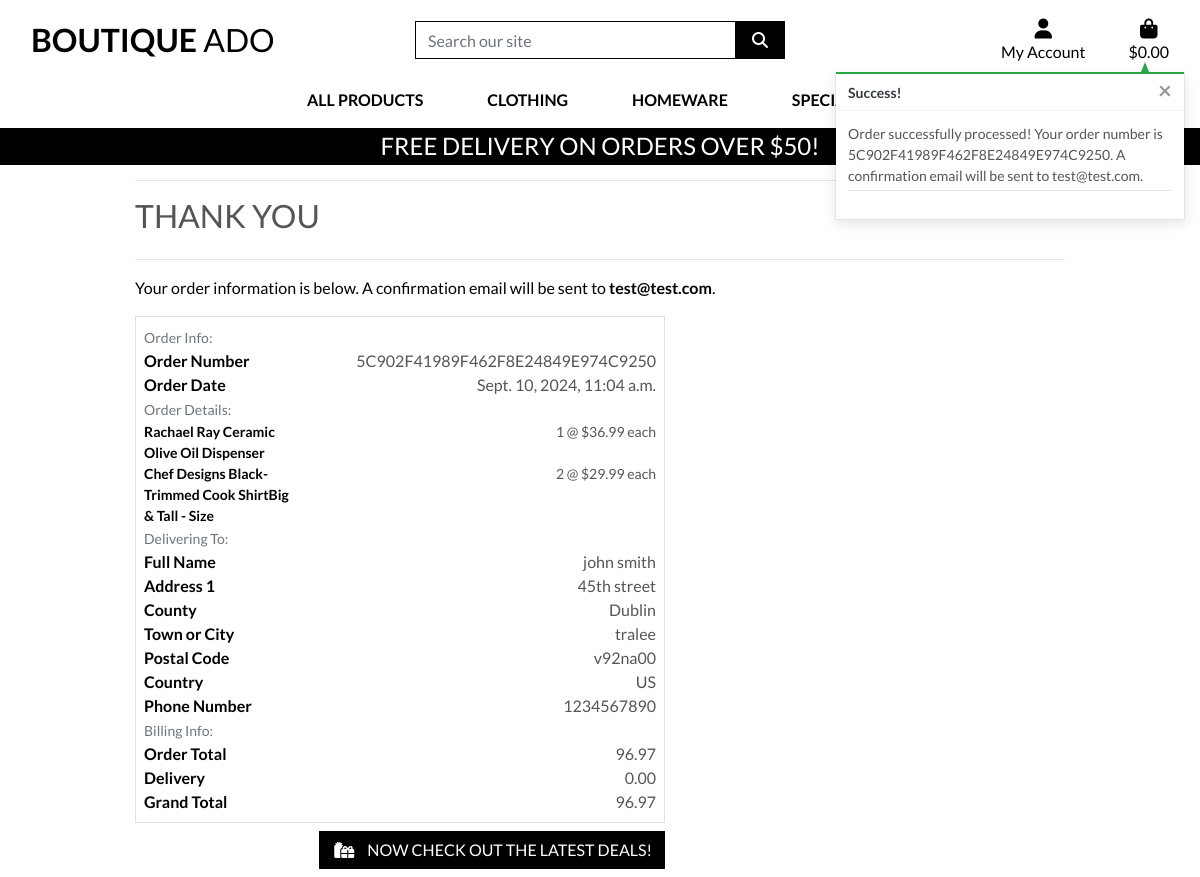
/checkout/checkout_success/5C902F41989F462F8E24849E974C9250, run on the app's committed database.
### checkout/models.py (models this page shows, shortened)
class Order(models.Model):
    order_number = models.CharField(max_length=32, null=False, editable=False)
    full_name = models.CharField(max_length=50, null=False, blank=False)
    email = models.EmailField(max_length=254, null=False, blank=False)
    phone_number = models.CharField(max_length=20, null=False, blank=False)
    country = CountryField(blank_label='Country *', null=False, blank=False)
    postcode = models.CharField(max_length=20, null=True, blank=True)
    town_or_city = models.CharField(max_length=40, null=False, blank=False)
    street_address1 = models.CharField(max_length=80, null=False, blank=False)
    street_address2 = models.CharField(max_length=80, null=True, blank=True)
    county = models.CharField(max_length=80, null=True, blank=True)
    date = models.DateTimeField(auto_now_add=True)
    delivery_cost = models.DecimalField(max_digits=6, decimal_places=2, null=False, default=0)
    order_total = models.DecimalField(max_digits=10, decimal_places=2, null=False, default=0)
    grand_total = models.DecimalField(max_digits=10, decimal_places=2, null=False, default=0)
    original_bag = models.TextField(null=False, blank=False, default='')
    stripe_pid = models.CharField(max_length=254, null=False, blank=False, default='')

class OrderLineItem(models.Model):
    order = models.ForeignKey(Order, null=False, blank=False, on_delete=models.CASCADE, related_name='lineitems')
    product = models.ForeignKey(Product, null=False, blank=False, on_delete=models.CASCADE)
    product_size = models.CharField(max_length=2, null=True, blank=True) # XS, S, M, L, XL
    quantity = models.IntegerField(null=False, blank=False, default=0)
    lineitem_total = models.DecimalField(max_digits=6, decimal_places=2, null=False, blank=False, editable=False)

### products/models.py (models this page shows, shortened)
class Product(models.Model):
    category = models.ForeignKey('Category', null=True, blank=True, on_delete=models.SET_NULL)
    sku = models.CharField(max_length=254, null=True, blank=True)
    name = models.CharField(max_length=254)
    description = models.TextField()
    has_sizes = models.BooleanField(default=False, null=True, blank=True)
    price = models.DecimalField(max_digits=6, decimal_places=2)
    rating = models.DecimalField(max_digits=6, decimal_places=2, null=True, blank=True)
    image_url = models.URLField(max_length=1024, null=True, blank=True)
    image = models.ImageField(null=True, blank=True)

### checkout/views.py (the view)
# urls.py: path('checkout_success/<order_number>', views.checkout_success, name='checkout_success'),
def checkout_success(request, order_number):
    save_info = request.session.get('save_info')
    order = get_object_or_404(Order, order_number=order_number)
    messages.success(request, f'Order successfully processed! \
        Your order number is {order_number}. A confirmation \
        email will be sent to {order.email}.')
    if 'bag' in request.session:
        del request.session['bag']
    template = 'checkout/checkout_success.html'
    context = {
        'order': order,
    }
    return render(request, template, context)

### bag/contexts.py (called while the page is built, shortened)
def bag_contents(request):
    bag_items = []
    total = 0
    product_count = 0
    bag = request.session.get('bag', {})
    if total < settings.FREE_DELIVERY_THRESHOLD:
        delivery = total * Decimal(settings.STANDARD_DELIVERY_PERCENTAGE / 100)
        free_delivery_delta = settings.FREE_DELIVERY_THRESHOLD - total
    else:
        delivery = 0
        free_delivery_delta = 0
    grand_total = delivery + total
    context = {
        'bag_items': bag_items,
        'total': total,
        'product_count': product_count,
        'delivery': delivery,
        'free_delivery_delta': free_delivery_delta,
        'free_delivery_threshold': settings.FREE_DELIVERY_THRESHOLD,
        'grand_total': grand_total,
    }
    return context

### checkout/templates/checkout/checkout_success.html (shortened to what this page needs)
{% extends "base.html" %}
{% load static %}
{% block extra_css %}
    <link rel="stylesheet" href="{% static 'checkout/css/checkout.css' %}">
{% endblock %}
{% block page_header %}
    <div class="container header-container">
    </div>
{% endblock %}
{% block content %}
    <div class="overlay"></div>
    <div class="container">
        <div class="row">
            <div class="col">
                <hr>
                <h2 class="logo-font mb-4">Thank You</h2>
                <hr>
                <p class="text-black">Your order information is below. A confirmation email will be sent to <strong>{{ order.email }}</strong>.</p>
            </div>
        </div>
        <div class="row">
            <div class="col-12 col-lg-7">
                <div class="order-confirmation-wrapper p-2 border">
                    <div class="row">
                        <div class="col">
                            <small class="text-muted">Order Info:</small>
                        </div>
                    </div>
                    <div class="row">
                        <div class="col-12 col-md-4">
                            <p class="mb-0 text-black font-weight-bold">Order Number</p>
                        </div>
                        <div class="col-12 col-md-8 text-md-right">
                            <p class="mb-0">{{ order.order_number }}</p>
                        </div>
                    </div>
                    <div class="row">
                        <div class="col-12 col-md-4">
                            <p class="mb-0 text-black font-weight-bold">Order Date</p>
                        </div>
                        <div class="col-12 col-md-8 text-md-right">
                            <p class="mb-0">{{ order.date }}</p>
                        </div>
                    </div>
                    <div class="row">
                        <div class="col">
                            <small class="text-muted">Order Details:</small>
                        </div>
                    </div>
                    {% for item in order.lineitems.all %}
                    <div class="row">
                        <div class="col-12 col-md-4">
                            <p class="small mb-0 text-black font-weight-bold">
                                {{ item.product.name }}{% if item.product_size %} - Size {{ item.product.size|upper }}{% endif %}
                            </p>
                        </div>
                        <div class="col-12 col-md-8 text-md-right">
                            <p class="small mb-0">{{ item.quantity }} @ ${{ item.product.price }} each</p>
                        </div>
                    </div>
                    {% endfor %}
                    <div class="row">
                        <div class="col">
                            <small class="text-muted">Delivering To:</small>
                        </div>
                    </div>
                    <div class="row">
                        <div class="col-12 col-md-4">
                            <p class="mb-0 text-black font-weight-bold">Full Name</p>
                        </div>
                        <div class="col-12 col-md-8 text-md-right">
                            <p class="mb-0">{{ order.full_name }}</p>
                        </div>
                    </div>
                    <div class="row">
                        <div class="col-12 col-md-4">
                            <p class="mb-0 text-black font-weight-bold">Address 1</p>
                        </div>
                        <div class="col-12 col-md-8 text-md-right">
                            <p class="mb-0">{{ order.street_address1 }}</p>
                        </div>
                    </div>
                    {% if order.county %}
                    <div class="row">
                        <div class="col-12 col-md-4">
                            <p class="mb-0 text-black font-weight-bold">County</p>
                        </div>
                        <div class="col-12 col-md-8 text-md-right">
                            <p class="mb-0">{{ order.county }}</p>
                        </div>
                    </div>
                    {% endif %}
                    <div class="row">
                        <div class="col-12 col-md-4">
                            <p class="mb-0 text-black font-weight-bold">Town or City</p>
                        </div>
                        <div class="col-12 col-md-8 text-md-right">
                            <p class="mb-0">{{ order.town_or_city }}</p>
                        </div>
                    </div>
                    {% if order.postcode %}
                    <div class="row">
                        <div class="col-12 col-md-4">
                            <p class="mb-0 text-black font-weight-bold">Postal Code</p>
                        </div>
                        <div class="col-12 col-md-8 text-md-right">
                            <p class="mb-0">{{ order.postcode }}</p>
                        </div>
                    </div>
                    {% endif %}
                    <div class="row">
                        <div class="col-12 col-md-4">
                            <p class="mb-0 text-black font-weight-bold">Country</p>
                        </div>
                        <div class="col-12 col-md-8 text-md-right">
                            <p class="mb-0">{{ order.country }}</p>
                        </div>
                    </div>
                    <div class="row">
                        <div class="col-12 col-md-4">
                            <p class="mb-0 text-black font-weight-bold">Phone Number</p>
                        </div>
                        <div class="col-12 col-md-8 text-md-right">
                            <p class="mb-0">{{ order.phone_number }}</p>
                        </div>
                    </div>
                    <div class="row">
                        <div class="col">
                            <small class="text-muted">Billing Info:</small>
                        </div>
                    </div>
                    <div class="row">
                        <div class="col-12 col-md-4">
                            <p class="mb-0 text-black font-weight-bold">Order Total</p>
                        </div>
                        <div class="col-12 col-md-8 text-md-right">
                            <p class="mb-0">{{ order.order_total }}</p>
                        </div>
                    </div>
                    <div class="row">
                        <div class="col-12 col-md-4">
                            <p class="mb-0 text-black font-weight-bold">Delivery</p>
                        </div>
                        <div class="col-12 col-md-8 text-md-right">
                            <p class="mb-0">{{ order.delivery_cost }}</p>
                        </div>
                    </div>
                    <div class="row">
                        <div class="col-12 col-md-4">
                            <p class="mb-0 text-black font-weight-bold">Grand Total</p>
                        </div>
                        <div class="col-12 col-md-8 text-md-right">
                            <p class="mb-0">{{ order.grand_total }}</p>
                        </div>
                    </div>
                </div>
            </div>
        </div>
        <div class="row">
			<div class="col-12 col-lg-7 text-right">
				<a href="{% url 'products' %}?category=new_arrivals,deals,clearance" class="btn btn-black rounded-0 my-2">
					<span class="icon mr-2">
						<i class="fas fa-gifts"></i>
					</span>
					<span class="text-uppercase">Now check out the latest deals!</span>
				</a>
			</div>
		</div>
    </div>
{% endblock %}

### static/css/base.css (style rules this page uses)
html { height: 100%; }
body { background: url('/media/homepage_background_cropped.jpg') no-repeat center center fixed; background-size: cover; height: calc(100vh - 164px); color: #555; font-family: 'Lato'; }
.icon { align-items: center; display: inline-flex; justify-content: center; height: 1.5rem; width: 1.5rem; }
.logo-font { text-transform: uppercase; }
.btn-black { background: black; color: white; }
.text-black { color: #000 !important; }
.overlay { height: 100%; width: 100%; top: 0; left: 0; position: fixed; background: white; z-index: -1; }
@media (min-width: 1200px) { .container { max-width: 80%; } }
@media (min-width: 992px) { .header-container { padding-top: 164px; } }

### data on the page
Order: email "test@test.com", order_number "5C902F41989F462F8E24849E974C9250", date "Sept. 10, 2024, 11:04 a.m.", full_name "john smith", street_address1 "45th street", county "Dublin", town_or_city "tralee", postcode "v92na00", country "US", phone_number "1234567890", order_total "96.97", delivery_cost "0.00", grand_total "96.97"
OrderLineItem: product.name "Rachael Ray Ceramic Olive Oil Dispenser", quantity "1", product.price "36.99"
OrderLineItem: product.name "Chef Designs Black-Trimmed Cook ShirtBig & Tall", quantity "2", product.price "29.99"

### other printed values
{{ free_delivery_threshold }} "50"
{{ message }} "Order successfully processed! Your order number is 5C902F41989F462F8E24849E974C9250. A confirmation email will be sent to test@test.com."
